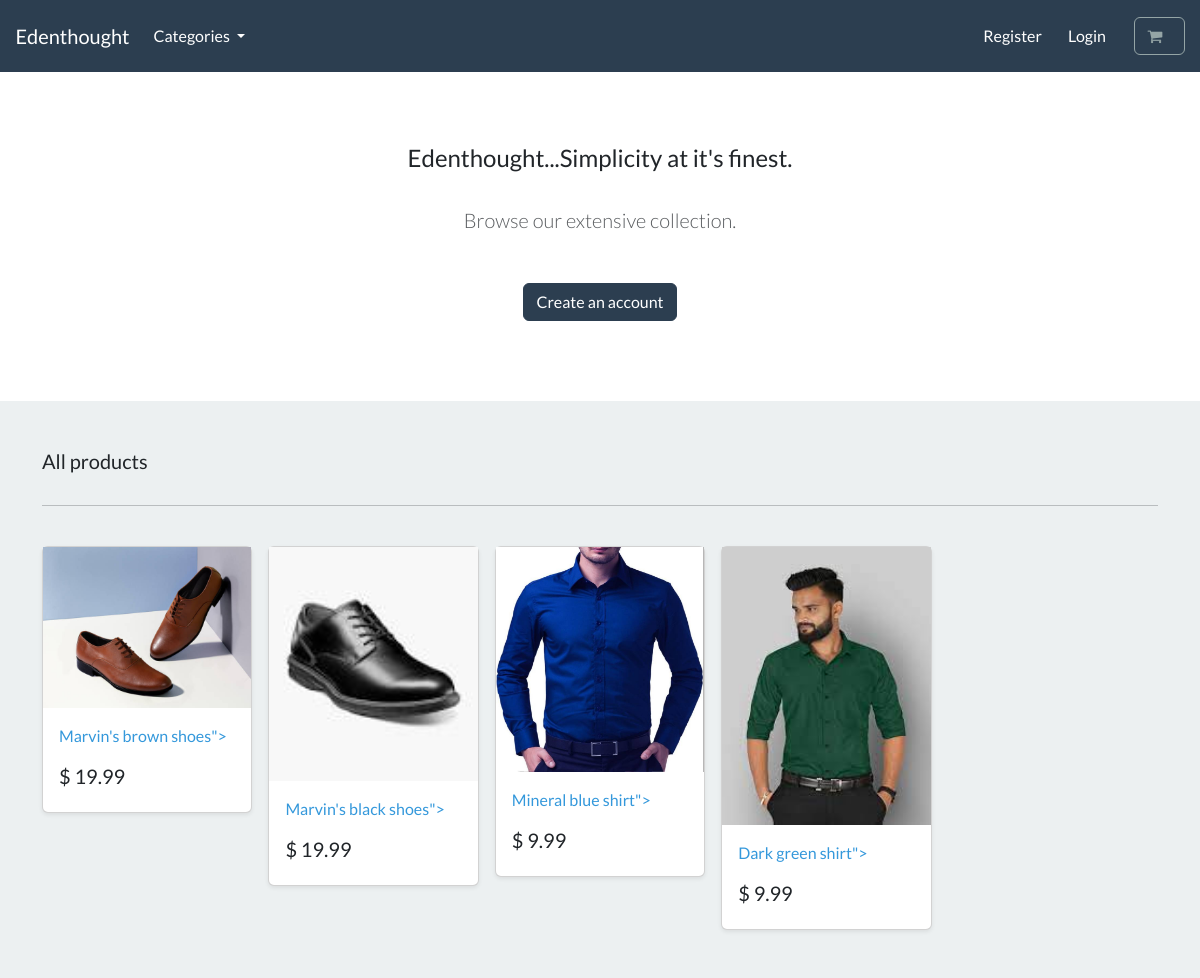
The app's page /, older data.
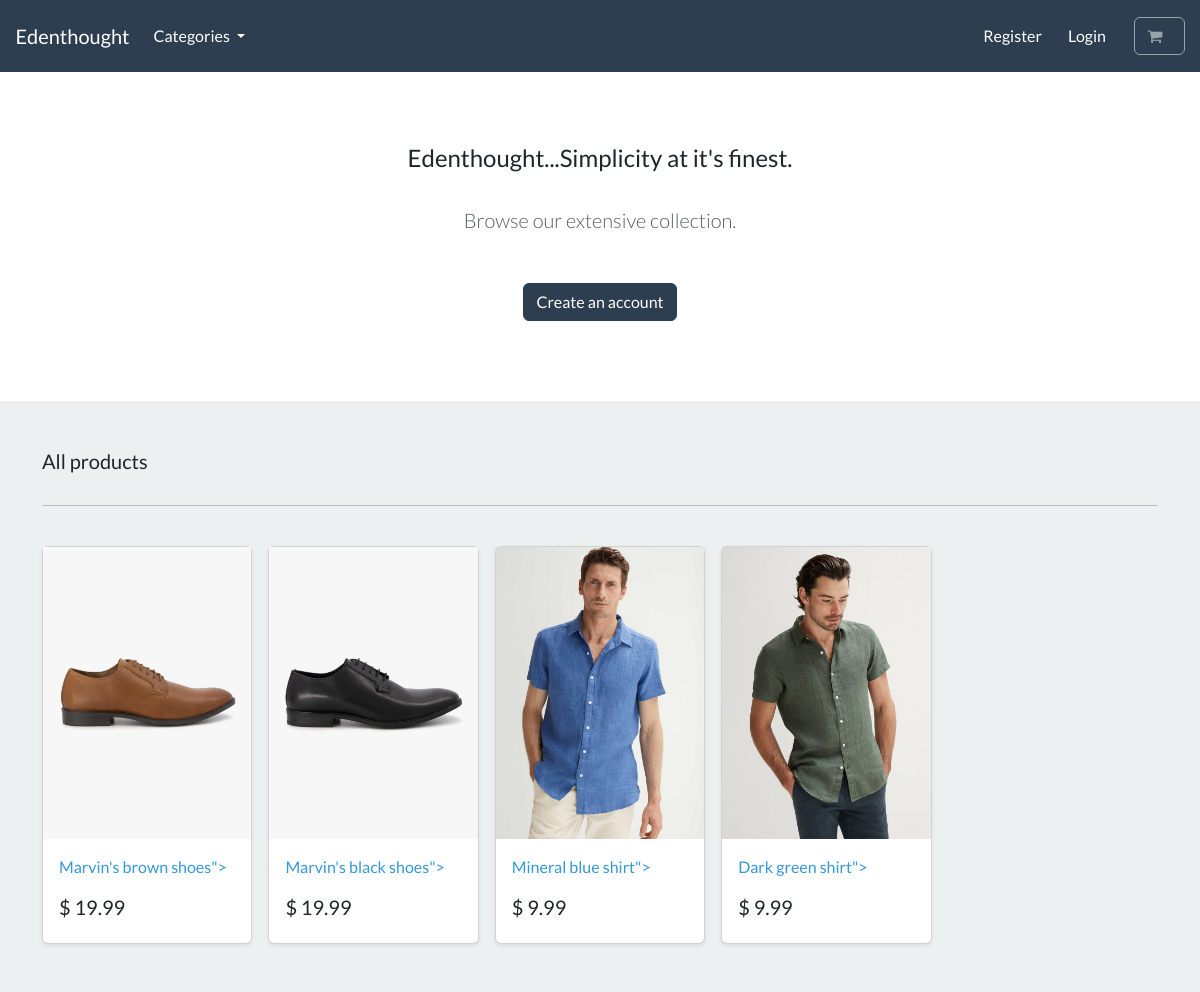
The same page, newer data.
### store/models.py (models this page shows, shortened)
class Product(models.Model):
    category = models.ForeignKey(Category, related_name='product',on_delete=models.CASCADE, null=True)
    title=models.CharField(max_length=250)
    brand=models.CharField(max_length=250,default='un-branded')
    description= models.TextField(blank=True)#blank denotes an optional field
    slug=models.SlugField(max_length=255) # to make urls more user-friendly and readable and unique
    price=models.DecimalField(max_digits=5,decimal_places=2) #product price
    image = models.ImageField(upload_to='images/') #pillow installation required; upon uploading an image will create an image subfolder in media
    class Meta:
        verbose_name_plural = 'products' #django by default adds an s to category name
    def get_absolute_url(self):
        return reverse('product-info',args=[self.slug])

### store/views.py (the view)
# urls.py: path('', include('store.urls')),
def store (request):
    all_products = Product.objects.all() #getting hold of all the products
    context = {'all_products':all_products}
    return render(request,'store/store.html', context)

### cart/cart.py (called while the page is built)
    def __len__(self):                                                                                #total length of products in a session
        return sum(item['qty'] for item in self.cart.values())                                        #total number of items in a shopping cart

### cart/context_processors.py (called while the page is built)
def cart(request):
    return {'cart':Cart(request)}

### store/models.py (called while the page is built)
    def get_absolute_url(self):
        return reverse('list-category',args=[self.slug])

### store/views.py (called while the page is built)
def categories(request):
    all_categories=Category.objects.all() #select all categories(shoes and shirts
    return {'all_categories': all_categories}

### store/templates/store/store.html
{% extends "store/base.html" %}
{% load static %}
{% block content %}
    <section class="py-4 text-center container">
        <div class="row py-lg-5">
            <div class="col-lg-6 col-md-8 mx-auto">
                <h4> Edenthought...Simplicity at it's finest. </h4>
                <br>
                <p class="lead text-muted">
                Browse our extensive collection.
                </p>
                <br>
                <a href="#" class="btn btn-primary my-2"> Create an account </a>
            </div>
        </div>
    </section>
    <div class="album py-5 bg-light">
        <div class="container">
          <div class="pb-3 h5"> All products </div>
          <hr>
          <br>
          <div class="row row-cols-1 row-cols-sm-2 row-cols-md-5 g-3">
                {% for product in all_products%}
            <div class="col">
              <div class="card shadow-sm">
                <img class="img-fluid" alt="Responsive image" src="{{ product.image.url }}">
                <div class="card-body">
                  <p class="card-text">
                    <a class="text-info text-decoration-none" href="{{product.get_absolute_url}}">{{ product.title|capfirst }}"></a>
                  </p>
                  <div class="d-flex justify-content-between align-items-center">
                    <h5> $ {{ product.price }}</h5>
                  </div>
                </div>
              </div>
            </div>
{%  endfor %}
          </div>
        </div>
      </div>
{% endblock %}

### store/templates/store/base.html (shortened to what this page needs)
{% load static %}
<!DOCTYPE html>
<html>
    <head>
        <link rel="stylesheet" href="https://bootswatch.com/5/flatly/bootstrap.min.css">
        <link rel="stylesheet" href="https://cdnjs.cloudflare.com/ajax/libs/font-awesome/4.7.0/css/font-awesome.min.css">
    </head>
    <nav class="navbar navbar-expand-lg bg-primary justify-content-center">
        <a class="navbar-brand main-heading text-white" href="{% url 'store' %}">
        &nbsp; &nbsp; Edenthought
        </a>
        <div class="collapse navbar-collapse" id="navbarCollapse">
            <ul class="navbar-nav me-auto mb-2 mb-md-0">
                <li class="nav-item dropdown">
                    <a class="nav-link dropdown-toggle text-white" href="#" id="navbarDropdown" role="button"
                    data-bs-toggle="dropdown" aria-expanded="false">
                        Categories
                    </a>
                </li>
            </ul>
        </div>
        <div class="collapse navbar-collapse text-center" id="navbarNavDropdown">
            <ul class="navbar-nav ms-auto">
                <li class="nav-item">
                    <a class="btn btn-alert navbar-btn text-white" type="button"  href="/"> Register </a>
                </li>
                <li class="nav-item">
                    <a class="btn btn-alert navbar-btn text-white" type="button"  href="/"> Login </a>
                </li>
                <li class="nav-item">
                    <a type="button" role="button" href="{% url 'cart-summary' %}" class="btn btn-outline-secondary">
                        <i class="fa fa-shopping-cart" aria-hidden="true"> </i>
                    </a>
                </li>
            </ul>
        </div>
    </nav>
    <body>
        {% block content %}
        {% endblock %}
    </body>
</html>

Row changes from the older to the newer data that the page shows:
changed Product "Marvin's brown shoes": image: a different picture
changed Product "Marvin's black shoes": image: a different picture
changed Product "Mineral blue shirt": image: a different picture
changed Product "Dark green shirt": image: a different picture
